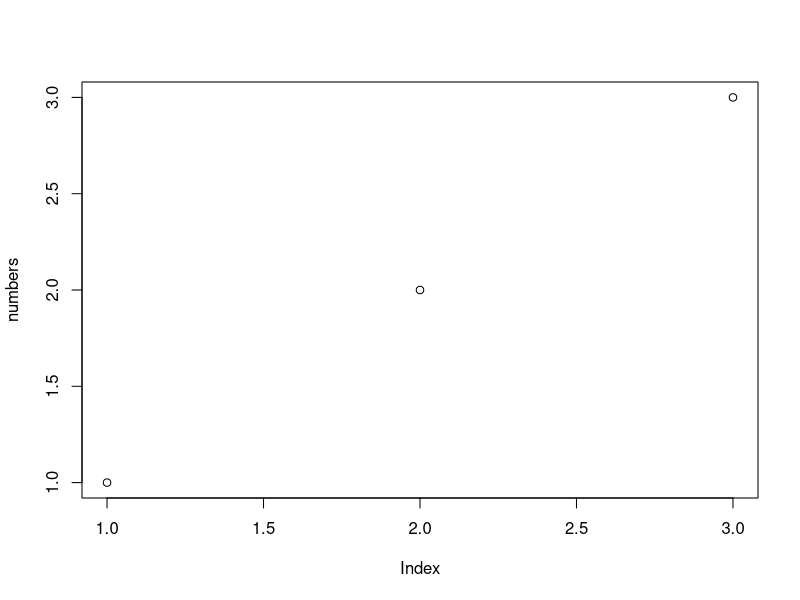
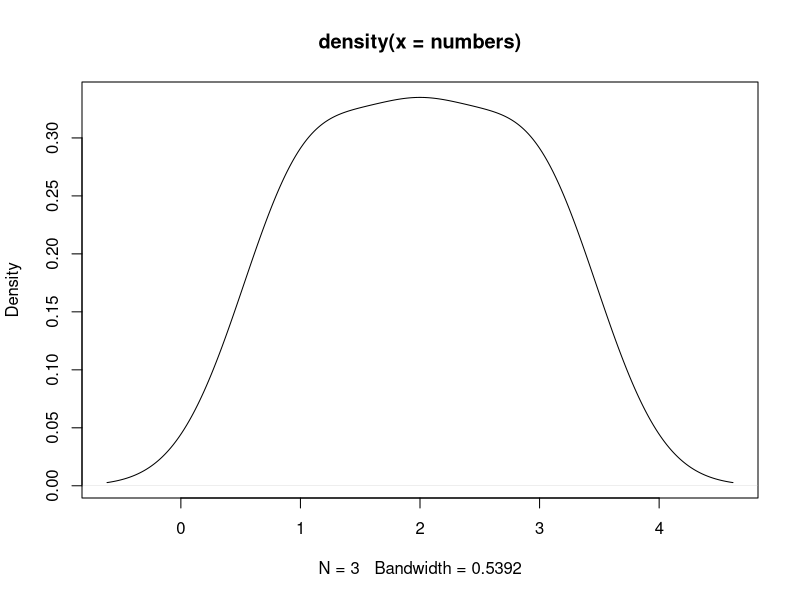
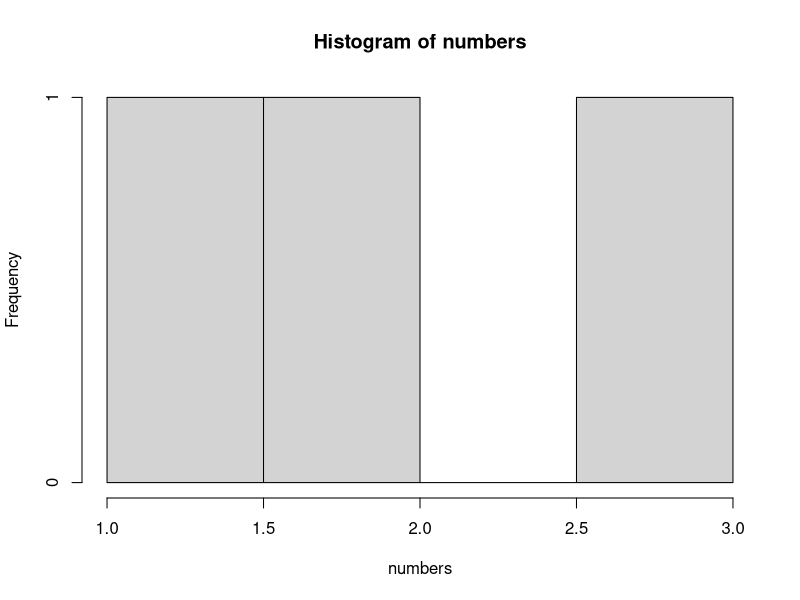

Recreate these plots in R, in order.
Hello <- function ( name, age ) {
  sprintf("Hello, %s, how is your day going -- rumor has it you just turned %i years old!", name, age); 
}

numbers <- c(1,2,3)

plot(numbers)
plot(density(numbers))
hist(numbers)